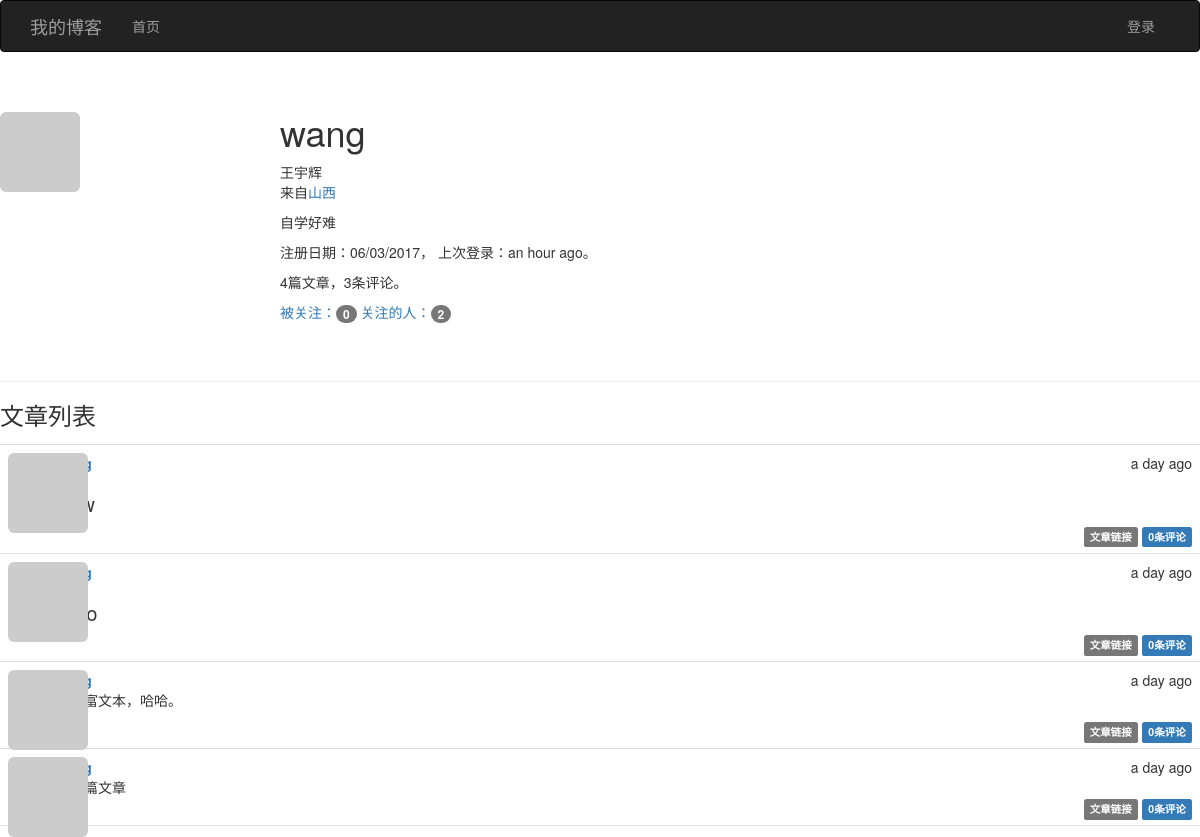
The page /user/wang on the database its author committed.
### app/models.py (models this page shows, shortened)
class User(UserMixin,db.Model):
    __tablename__='users'
    id = db.Column(db.Integer, primary_key=True)
    email = db.Column(db.String(64), unique=True, index=True)
    username = db.Column(db.String(64), unique=True, index=True)
    password_hash = db.Column(db.String(128))
    confirmed = db.Column(db.Boolean, default=False)
    role_id = db.Column(db.Integer, db.ForeignKey('roles.id'))
    name = db.Column(db.String(64))
    location = db.Column(db.String(64))
    about_me = db.Column(db.Text())
    member_since = db.Column(db.DateTime(), default=datetime.utcnow)
    last_seen = db.Column(db.DateTime(), default=datetime.utcnow)
    avatar_hash = db.Column(db.String(32))
    posts = db.relationship('Post', backref='author', lazy='dynamic')
    followed = db.relationship('Follow',
                               foreign_keys=[Follow.follower_id],
                               backref=db.backref('follower', lazy='joined'),
                               lazy='dynamic',
                               cascade='all, delete-orphan')
    followers = db.relationship('Follow',
                               foreign_keys=[Follow.followed_id],
                               backref=db.backref('followed', lazy='joined'),
                                lazy='dynamic',
                               cascade='all, delete-orphan')
    comments = db.relationship("Comment", backref='author', lazy='dynamic')
    @property
    def password(self):
        raise AttributeError('password is not a readable attribute')
    def gravatar(self, size=100, default='identicon', rating='g'):
        if request.is_secure:
            url = 'http://secure.gravatar.com/avatar'
        else:
            url = 'http://www.gravatar.com/avatar'
        hash = self.avatar_hash or hashlib.md5(
            self.email.encode('utf-8')).hexdigest()
        return '{url}/{hash}?s={size}&d={default}&r={rating}'.format(
            url=url, hash=hash, size=size, default=default, rating=rating)

class Post(db.Model):
    __tablename__ = 'posts'
    id = db.Column(db.Integer, primary_key=True)
    body = db.Column(db.Text)
    body_html = db.Column(db.Text)
    timestamp = db.Column(db.DateTime, index=True, default=datetime.utcnow)
    author_id = db.Column(db.Integer, db.ForeignKey('users.id'))
    comments = db.relationship("Comment", backref='post', lazy='dynamic')

### app/main/views.py (the view)
@main.route('/user/<username>')
def user(username):
    user = User.query.filter_by(username=username).first()
    if user is None:
        abort(404)
    posts = user.posts.order_by(Post.timestamp.desc()).all()
    return render_template('user.html', user=user, posts=posts)

### app/auth/views.py (called while the page is built)
@auth.before_app_request
def before_request():
    if current_user.is_authenticated:
        current_user.ping()
        if not current_user.confirmed \
            and request.endpoint \
            and request.endpoint[:5] != 'auth.' \
            and request.endpoint != 'static':
            return redirect(url_for('auth.unconfirmed'))

### app/main/__init__.py (called while the page is built)
@main.app_context_processor
def inject_permissions():
    return dict(Permission=Permission)

### app/models.py (called while the page is built)
    def can(self, permissions):
        return False

    def is_administrator(self):
        return False

### app/templates/user.html (shortened to what this page needs)
{% extends "base.html" %}
{% import "bootstrap/wtf.html" as wtf %}
{% block page_content %}
<div class="page-header">
    <img class="img-rounded profile-thumbnail" src="{{ user.gravatar(size=256) }}">
    <div class="profile-header">
        <h1>{{ user.username }}</h1>
        {% if user.name or user.location %}
        <p>
            {% if user.name %}{{ user.name }}<br>{% endif %}
            {% if user.location %}来自<a href="http://map.baidu.com/?q={{ user.location }}">{{ user.location }}</a>{% endif %}
        </p>
        {% endif %}
        {% if user.about_me %}<p>{{ user.about_me }}</p>{% endif %}
        <p>
            注册日期：{{ moment(user.member_since).format('L') }}，
            上次登录：{{ moment(user.last_seen).fromNow() }}。
        </p>
        <p>{{ user.posts.count() }}篇文章，{{ user.comments.count() }}条评论。</p>
        <p>
            <a href="{{ url_for('.followers', username=user.username) }}">
                被关注：<span class="badge">{{ user.followers.count() - 1 }}</span>
            </a>
            <a href="{{ url_for('.followed_by', username=user.username) }}">
                关注的人：<span class="badge">{{ user.followed.count() - 1 }}</span>
            </a>
    </div>
</div>
<h3>文章列表</h3>
{% include "_posts.html" %}
{% endblock %}

### app/templates/base.html (shortened to what this page needs)
{% extends "bootstrap/base.html" %}
{% block head %}
{{ super() }}
<link rel="stylesheet" type="text/css" href="{{ url_for('static', filename='styles.css') }}">
{% endblock %}
{% block navbar %}
<div class="navbar navbar-inverse" role="navigation">
    <div class="container">
        <div class="navbar-header">
            <a class="navbar-brand" href="{{ url_for('main.index') }}">我的博客</a>
         </div>
        <div class="navbar-collapse collapse">
            <ul class="nav navbar-nav">
                <li><a href="{{ url_for('main.index') }}">首页</a> </li>
            </ul>
            <ul class="nav navbar-nav navbar-right">
                {% if current_user.is_authenticated %}
                <li class="dropdown">
                    <a href="#" class="dropdown-toggle" data-toggle="dropdown">
                        <img src="{{ current_user.gravatar(size=18) }}">
                        账户<b class="caret"></b>
                    </a>
                    <ul class="dropdown-menu">
                        <li><a href="{{ url_for('auth.change_password') }}">修改密码</a> </li>
                        <li><a href="{{ url_for('auth.change_email_request') }}">修改邮箱</a> </li>
                        <li><a href="{{ url_for('auth.logout') }}">退出账户</a> </li>
                    </ul>
                </li>
                {% else %}
                <li><a href="{{ url_for('auth.login') }}">登录</a></li>
                {% endif %}
            </ul>
         </div>
    </div>
</div>
{% endblock %}
{% block content %}
{% block page_content %}
{% endblock %}
{% endblock %}

### app/templates/_posts.html (shortened to what this page needs)
<ul class="posts">
    {% for post in posts %}
    <li class="post">
        <div class="profile-thumbnail">
            <a href="{{ url_for('.user', username=post.author.username) }}">
                <img class="img-rounded profile-thumbnail" src="{{ post.author.gravatar(size=40) }}">
            </a>
        </div>
        <div class="post-content">
            <div class="post-date">{{ moment(post.timestamp).fromNow() }}</div>
            <div class="post-author">
                <a href="{{ url_for('.user', username=post.author.username) }}">
                </a>
            </div>
            <div class="post-body">
                {% if post.body_html %}
                {{ post.body_html | safe }}
                {% else %}
                {{ post.body }}
                {% endif %}
            </div>
            <div class="post-footer">
                <a href="{{ url_for('.post', id=post.id) }}">
                    <span class="label label-default">文章链接</span>
                </a>
                <a href="{{ url_for('.post', id=post.id) }}#comments">
                    <span class="label label-primary">{{ post.comments.count() }}条评论</span>
                </a>
            </div>
        </div>
    </li>
    {% endfor %}
</ul>

### app/static/styles.css (style rules this page uses)
.profile-thumbnail { position: absolute; }
.profile-header { min-height: 260px; margin-left: 280px; }
ul.posts { list-style-type: none; padding: 0px; margin: 16px 0px 0px 0px; border-top: 1px solid #e0e0e0; }
ul.posts li.post { padding: 8px; border-bottom: 1px solid #e0e0e0; }
div.post-date { float: right; }
div.post-author { font-weight: bold; }
div.post-content { margin-left: 48px; min-height: 48px; }
div.post-footer { text-align: right; }
.post-body h1 { font-size: 140%; }

### rows shown on the page
User: username "wang", name "王宇辉", location "山西", about_me "自学好难", member_since "06/03/2017", last_seen "an hour ago"
Post: timestamp "a day ago", comments.count "0"
Post: timestamp "a day ago", comments.count "0"
Post: timestamp "a day ago", body_html "添加富文本，哈哈。", comments.count "0"
Post: timestamp "a day ago", body "第一篇文章", comments.count "0"

### other values the page prints
{{ user.posts.count() }} "4"
{{ user.comments.count() }} "3"
{{ user.followers.count() - 1 }} "0"
{{ user.followed.count() - 1 }} "2"
